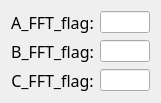
    <widget class="QWidget" name="layoutWidget_35">
     <property name="geometry">
      <rect>
       <x>780</x>
       <y>20</y>
       <width>161</width>
       <height>81</height>
      </rect>
     </property>
     <layout class="QFormLayout" name="formLayout_7">
      <item row="0" column="0">
       <widget class="QLabel" name="label_168">
        <property name="font">
         <font>
          <family>楷体</family>
          <pointsize>12</pointsize>
         </font>
        </property>
        <property name="text">
         <string>A_FFT_flag:</string>
        </property>
        <property name="alignment">
         <set>Qt::AlignCenter</set>
        </property>
       </widget>
      </item>
      <item row="0" column="1">
       <widget class="QLineEdit" name="A_FFT_flag"/>
      </item>
      <item row="1" column="0">
       <widget class="QLabel" name="label_179">
        <property name="font">
         <font>
          <family>楷体</family>
          <pointsize>12</pointsize>
         </font>
        </property>
        <property name="text">
         <string>B_FFT_flag:</string>
        </property>
        <property name="alignment">
         <set>Qt::AlignCenter</set>
        </property>
       </widget>
      </item>
      <item row="1" column="1">
       <widget class="QLineEdit" name="B_FFT_flag"/>
      </item>
      <item row="2" column="0">
       <widget class="QLabel" name="label_180">
        <property name="font">
         <font>
          <family>楷体</family>
          <pointsize>12</pointsize>
         </font>
        </property>
        <property name="text">
         <string>C_FFT_flag:</string>
        </property>
        <property name="alignment">
         <set>Qt::AlignCenter</set>
        </property>
       </widget>
      </item>
      <item row="2" column="1">
       <widget class="QLineEdit" name="C_FFT_flag"/>
      </item>
     </layout>
    </widget>
